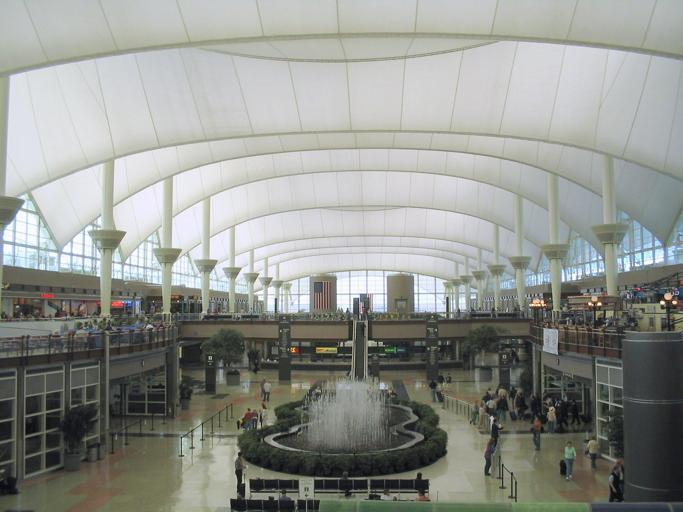
#> input picture src/data/tmp/ADE_train_00000001.jpg, 683 x 512 px
$ python noise_image.py --img data/tmp/ADE_train_00000001.jpg
#> lines starting #> are read from the running program, lines starting #| are printed output that depends on the picture
### src/noises.py
import os
import cv2
import random
import argparse
import numpy as np
import matplotlib.pyplot as plt

#import numba

# updated sp noise
#@numba.jit(nopython=True, parallel=True)
# [13 lines left out: function saltAndPapper_noise, not called in this run]


def sp_noise(image, prob):
    '''
    Add salt and pepper noise to image
    prob: Probability of the noise
    '''
    output = image.copy()
    if len(image.shape) == 2:
        black = 0
        white = 255
    else:
        colorspace = image.shape[2]
        if colorspace == 3:  # RGB
            black = np.array([0, 0, 0], dtype='uint8')
            white = np.array([255, 255, 255], dtype='uint8')
        else:  # RGBA
            black = np.array([0, 0, 0, 255], dtype='uint8')
            white = np.array([255, 255, 255, 255], dtype='uint8')
    probs = np.random.random(image.shape[:2])
    image[probs < (prob / 2)] = black
    image[probs > 1 - (prob / 2)] = white
    return image

# [22 lines left out: functions gauss_noise, poisson_noise, speckle_noise, not called in this run]

### src/noise_image.py
import os
import cv2
import random
import argparse
import numpy as np
import matplotlib.pyplot as plt

from src.noises import *

def add_noise_img(img, level):
    #img = cv2.imread(img)
   # img = cv2.cvtColor(img, cv2.COLOR_BGR2RGB)

    org_img = img.copy()

    #frame = saltAndPapper_noise(org_img, level)
    frame = sp_noise(org_img, level)

    # [8 lines of commented-out code are left out]
    return frame

if __name__ == '__main__':

    parser = argparse.ArgumentParser(description="Apply noise to an image and write to an image file")
    parser.add_argument("-i", "--img", required=True, type=str, metavar='', help="an image path")
    parser.add_argument("-l", "--level", default=0.001, type=float, metavar='', help="noise level")
    parser.add_argument("-s", "--save", default="out_img.jpg", type=str, metavar='', help="save image path")

    args = parser.parse_args()

    img = cv2.imread(args.img)
#> img is the input picture: shape (512, 683, 3); mean B, G, R 142.8, 148, 145.5
    # img = cv2.cvtColor(img, cv2.COLOR_BGR2RGB)
    #cv2.imwrite(args.save, img, (cv2.IMWRITE_PNG_COMPRESSION, 0))

    frame_width = img.shape[1]
#> frame_width = 683
    frame_height = img.shape[0]
#> frame_height = 512

    amount = args.level

    frame = add_noise_img(img, amount)
#> in sp_noise, `image[probs > 1 - (prob / 2)] = white`:
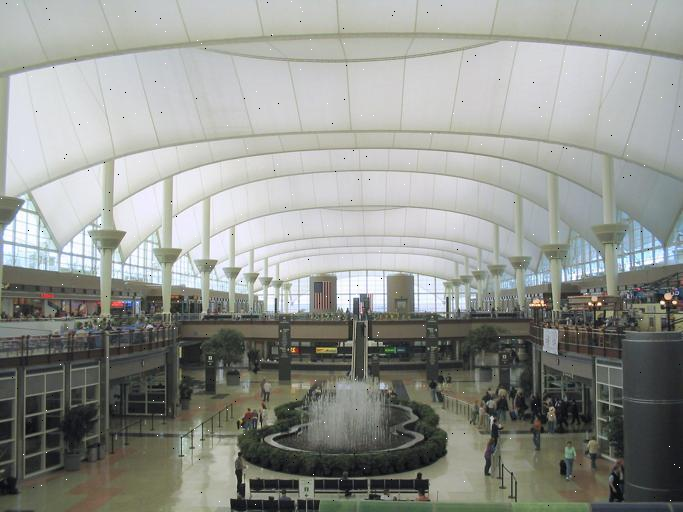
#> image: shape (512, 683, 3); mean B, G, R 142.8, 147.9, 145.5

    #frame = cv2.putText(frame, "salt & papper", (int(frame_width*0.80),50), cv2.FONT_HERSHEY_SIMPLEX, 1, (255,0,0), 2, cv2.LINE_AA)
    #frame = cv2.putText(frame, "amount = {:.5f}".format(amount), (int(frame_width*0.80),100), cv2.FONT_HERSHEY_SIMPLEX, 1, (255,0,0), 2, cv2.LINE_AA)

    cv2.imwrite(args.save, frame)
    # cv2.imshow('frame', frame)
    # cv2.waitKey(0)
    #cv2.destroyAllWindows()

$ run again, on src/yolov4/data/dog.jpg
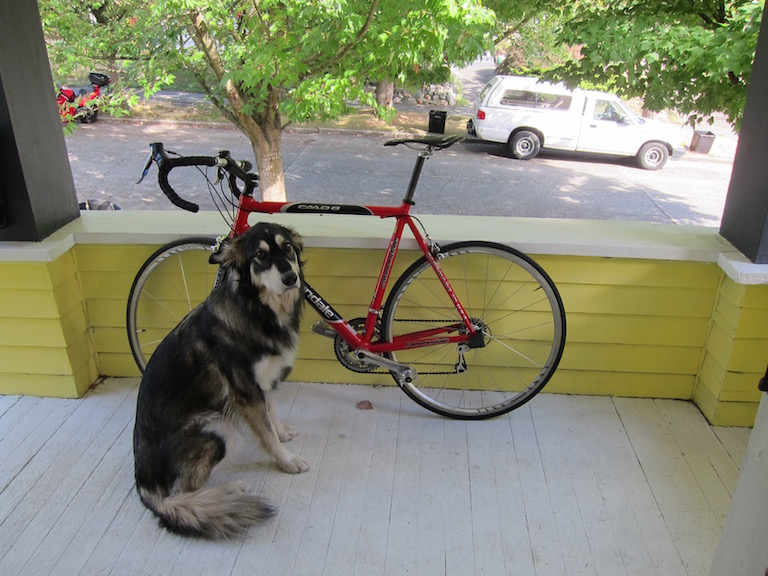
#> input picture src/yolov4/data/dog.jpg, 768 x 576 px
#> img is the input picture: shape (576, 768, 3); mean B, G, R 114.1, 135.7, 134.4
#> in sp_noise, `image[probs > 1 - (prob / 2)] = white`:
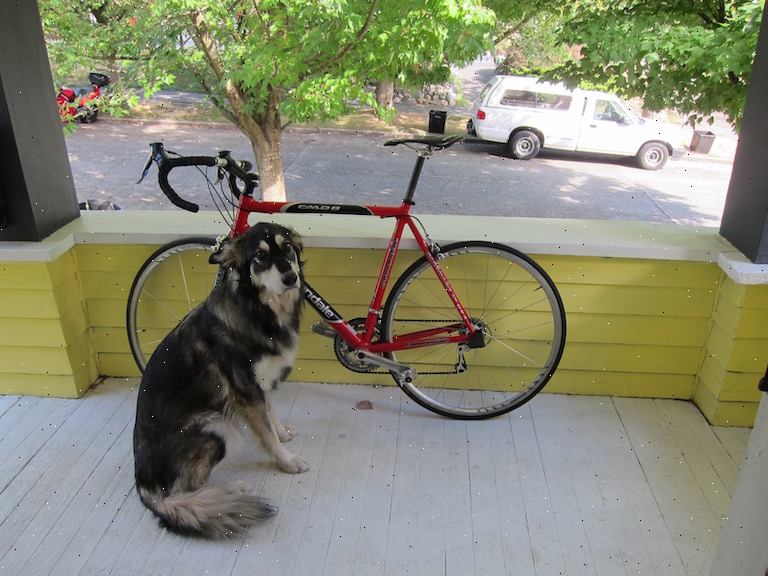
#> image: shape (576, 768, 3); mean B, G, R 114.1, 135.7, 134.4
